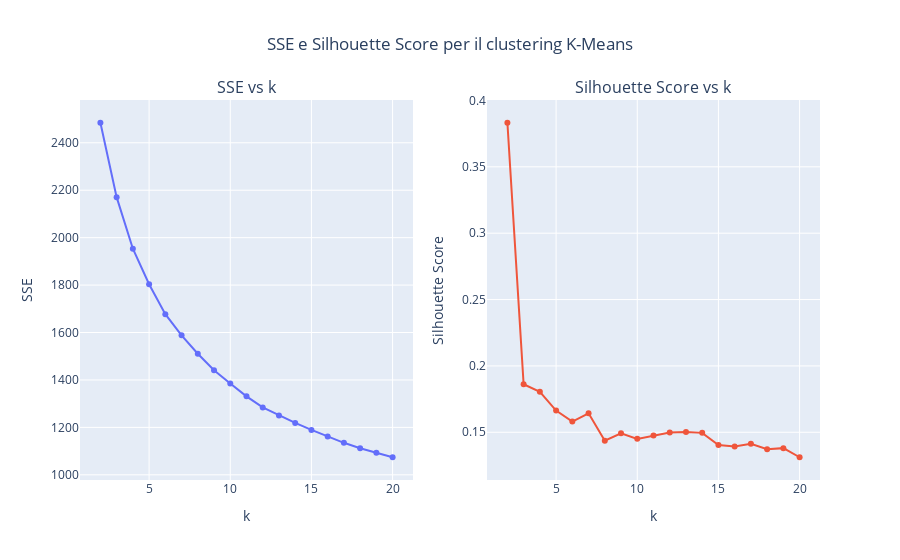

The code cell stored with this chart in its notebook:
### Code cell
# Crea la figura con due sottotrame (subplots)
fig = make_subplots(rows=1, cols=2, subplot_titles=("SSE vs k", "Silhouette Score vs k"))

# Grafico SSE vs k
fig.add_trace(
    go.Scatter(x = [x + 2 for x in range(len(sse_list))], y=sse_list, mode='lines+markers', name="SSE"),
    row=1, col=1
)
fig.update_xaxes(title_text="k", row=1, col=1)
fig.update_yaxes(title_text="SSE", row=1, col=1)

# Grafico Silhouette Score vs k
fig.add_trace(
    go.Scatter(x = [x + 2 for x in range(len(sil_list))], y=sil_list, mode='lines+markers', name="Silhouette"),
    row=1, col=2
)
fig.update_xaxes(title_text="k", row=1, col=2)
fig.update_yaxes(title_text="Silhouette Score", row=1, col=2)

# Layout generale della figura
fig.update_layout(title_text="SSE e Silhouette Score per il clustering K-Means",
                  showlegend=False, title_x=0.5)

# Mostra il grafico
fig.show()

# Mostra il valore dell'SSE per k=6
# print(sse_list[4]) # Corrisponde a k = 6, dato che la lista parte da 0

### Figure 1 — Plotly figure (JSON) as saved in the notebook; plotly's stock layout.template omitted (floating-point values rounded to 4 significant figures)
{"data": [{"mode": "lines+markers", "name": "SSE", "type": "scatter", "x": [2, 3, 4, 5, 6, 7, 8, 9, 10, 11, 12, 13, 14, 15, 16, 17, 18, 19, 20], "xaxis": "x", "y": [2484.0, 2171.0, 1953.0, 1804.0, 1677.0, 1588.0, 1510.0, 1441.0, 1385.0, 1331.0, 1284.0, 1250.0, 1219.0, 1189.0, 1162.0, 1135.0, 1112.0, 1093.0, 1074.0], "yaxis": "y"}, {"mode": "lines+markers", "name": "Silhouette", "type": "scatter", "x": [2, 3, 4, 5, 6, 7, 8, 9, 10, 11, 12, 13, 14, 15, 16, 17, 18, 19, 20], "xaxis": "x2", "y": [0.3832, 0.1862, 0.1804, 0.1663, 0.1581, 0.1643, 0.1436, 0.1493, 0.145, 0.1477, 0.1498, 0.1503, 0.1496, 0.1404, 0.1393, 0.1413, 0.1372, 0.138, 0.1312], "yaxis": "y2"}], "layout": {"annotations": [{"font": {"size": 16}, "showarrow": false, "text": "SSE vs k", "x": 0.225, "xanchor": "center", "xref": "paper", "y": 1, "yanchor": "bottom", "yref": "paper"}, {"font": {"size": 16}, "showarrow": false, "text": "Silhouette Score vs k", "x": 0.775, "xanchor": "center", "xref": "paper", "y": 1, "yanchor": "bottom", "yref": "paper"}], "showlegend": false, "title": {"text": "SSE e Silhouette Score per il clustering K-Means", "x": 0.5}, "xaxis": {"anchor": "y", "domain": [0, 0.45], "title": {"text": "k"}}, "xaxis2": {"anchor": "y2", "domain": [0.55, 1], "title": {"text": "k"}}, "yaxis": {"anchor": "x", "domain": [0, 1], "title": {"text": "SSE"}}, "yaxis2": {"anchor": "x2", "domain": [0, 1], "title": {"text": "Silhouette Score"}}}}
